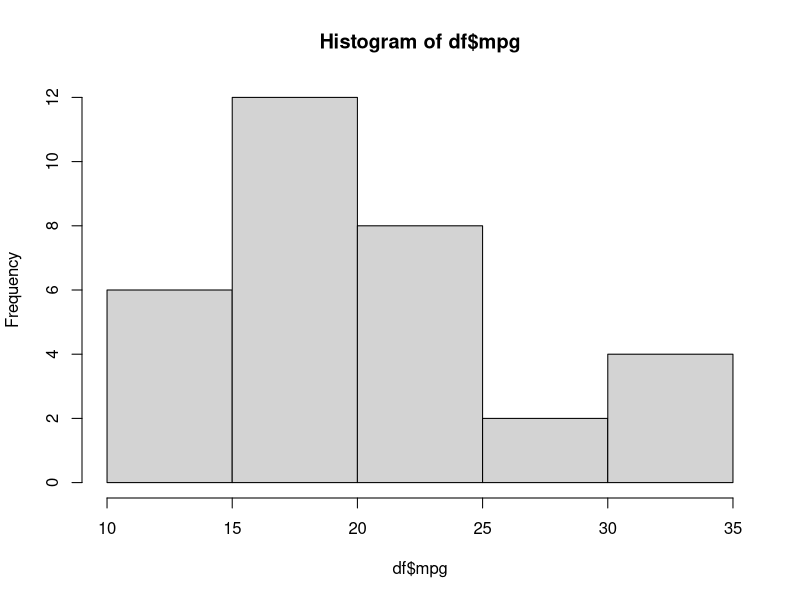
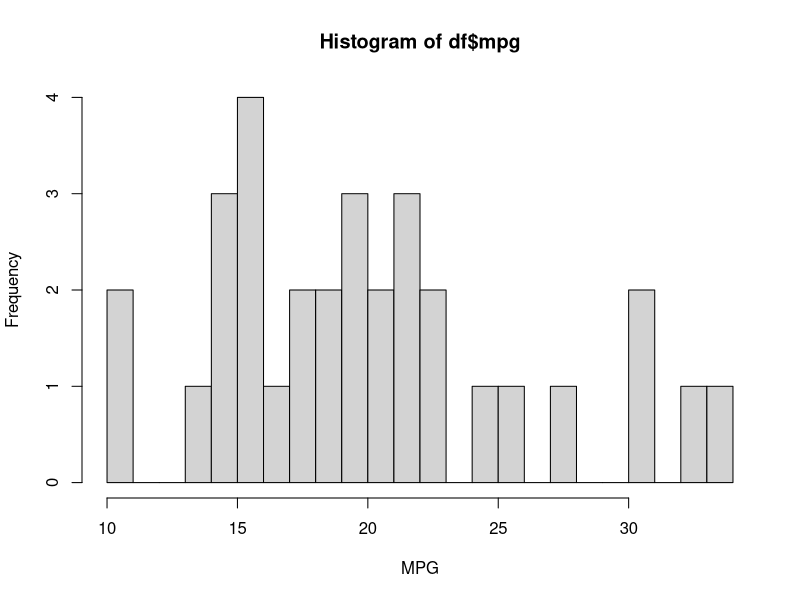

Write the R code that produced these figures, in order.
df <- mtcars

df$vs <- factor(df$vs, labels = c("V", "S"))
df$am <- factor(df$am, labels = c("Auto", "Manual"))

hist(df$mpg)
hist(df$mpg, breaks = 20, xlab = "MPG")
